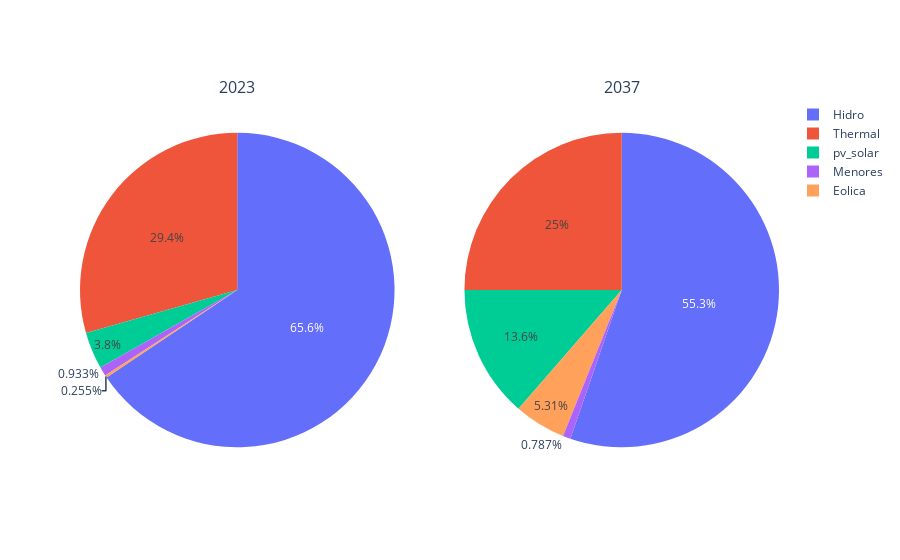

Notebook source saved alongside this figure:
### Code cell
cap_inst = pd.read_csv(model_outputs_path+'BuildGen.csv')
gen_info = pd.read_csv(model_inputs_path+'gen_info.csv')
cap_inst = pd.merge(cap_inst, gen_info, left_on='GEN_BLD_YRS_1',
    right_on='GENERATION_PROJECT', how='inner')
## Remove unactive plants
cap_inst = cap_inst[cap_inst['gen_max_age'] > 1]

cap_inst = cap_inst[['GENERATION_PROJECT','gen_tech','GEN_BLD_YRS_2','BuildGen']]
cap_inst_2023 = cap_inst[cap_inst['GEN_BLD_YRS_2'] <= 2023]
cap_inst_2023 = cap_inst_2023.groupby(['gen_tech']).agg({
    'BuildGen' : 'sum'}).reset_index()

cap_inst = cap_inst[cap_inst['GEN_BLD_YRS_2'] <= 2037]
cap_inst = cap_inst.groupby(['gen_tech']).agg({
    'BuildGen' : 'sum'}).reset_index()

sce.installed_capacity(cap_inst_2023, cap_inst)

### Figure 1 — Plotly figure (JSON) as saved in the notebook; plotly's stock layout.template omitted (floating-point values rounded to 4 significant figures)
{"data": [{"domain": {"x": [0, 0.45], "y": [0, 1]}, "hovertemplate": "gen_tech=%{label}<br>BuildGen=%{value}<extra></extra>", "labels": ["Eolica", "Hidro", "Menores", "Thermal", "pv_solar"], "legendgroup": "", "name": "", "showlegend": true, "type": "pie", "values": [50.42, 12990.0, 184.8, 5822.0, 752.2]}, {"domain": {"x": [0.55, 1], "y": [0, 1]}, "hovertemplate": "gen_tech=%{label}<br>BuildGen=%{value}<extra></extra>", "labels": ["Eolica", "Hidro", "Menores", "Thermal", "pv_solar"], "legendgroup": "", "name": "", "showlegend": false, "type": "pie", "values": [1247.0, 12990.0, 184.8, 5874.0, 3195.0]}], "layout": {"annotations": [{"font": {"size": 16}, "showarrow": false, "text": "2023", "x": 0.225, "xanchor": "center", "xref": "paper", "y": 1, "yanchor": "bottom", "yref": "paper"}, {"font": {"size": 16}, "showarrow": false, "text": "2037", "x": 0.775, "xanchor": "center", "xref": "paper", "y": 1, "yanchor": "bottom", "yref": "paper"}]}}
